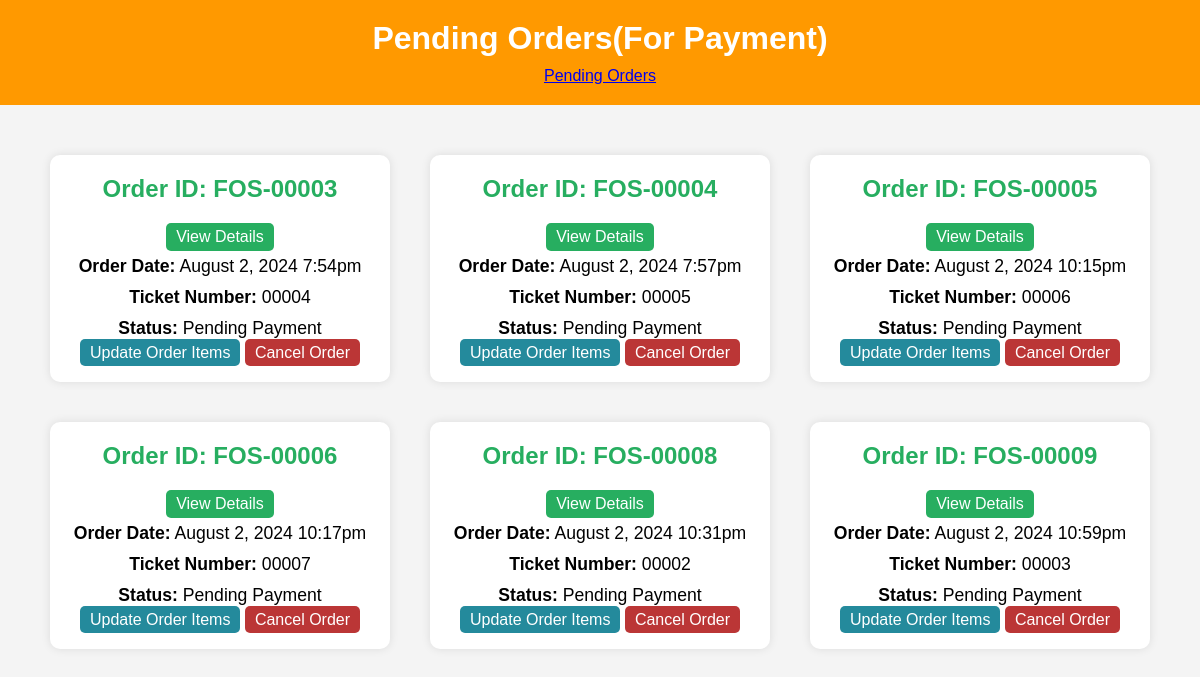
Screenshot of /cashier/pending_orders.php with the database file from the repository.
### tables this page shows
CREATE TABLE `orders` (
  `id` int(11) NOT NULL,
  `total_amount` decimal(10,2) NOT NULL,
  `ticket_number` varchar(5) NOT NULL,
  `order_date` datetime NOT NULL DEFAULT current_timestamp(),
  `status` enum('pending payment','pending','completed','canceled') NOT NULL DEFAULT 'pending payment'
);

### cashier/pending_orders.php (the view, shortened to what this page needs)
<?php
require '../connection.php';
$sql = "SELECT * FROM orders WHERE status = 'pending payment'  ORDER BY order_date ASC";
$stmt = $pdo->prepare($sql);
$stmt->execute();
$pendingOrders = $stmt->fetchAll(PDO::FETCH_ASSOC);
function generateOrderNumber($orderId) {
    $prefix = 'FOS-';
    $paddedNumber = str_pad($orderId, 5, '0', STR_PAD_LEFT);
    $orderNumber = $prefix . $paddedNumber;
    return $orderNumber;
}
?>
<!DOCTYPE html>
<html lang="en">
<head>
    <link rel="stylesheet" href="../style.css">
</head>
<body>
    <header>
        <h1>Pending Orders(For Payment)</h1><a href="to_serve.php">Pending Orders</a>
    </header>
    <main class="pending-orders-container">
        <?php if ($pendingOrders): ?>
            <?php
                foreach ($pendingOrders as $order):
                $orderDate = new DateTime($order['order_date']);
                $formattedDate = $orderDate->format('F j, Y g:ia');
            ?>
                <div class="order-tile">
                    <h2>Order ID:  <?php   echo generateOrderNumber(htmlspecialchars($order['id'])); ?>
                    </h2>
                    <a href="order_details.php?order_id=<?php echo htmlspecialchars($order['id']); ?>" class="view-details-btn">View Details</a>
                    <p><strong>Order Date:</strong> <?php echo htmlspecialchars($formattedDate); ?></p>
                    <p><strong>Ticket Number:</strong> <?php echo htmlspecialchars($order['ticket_number']); ?></p>
                    <p class="order-status"><strong>Status:</strong> <?php echo htmlspecialchars($order['status']); ?></p>
                    <div class="pending-order-buttons">
                        <a href="update_order.php?order_id=<?php echo htmlspecialchars($order['id']); ?>" class="update-details-btn">Update Order Items</a>
                        <a href="cancel_order.php?order_id=<?php echo htmlspecialchars($order['id']); ?>" class="cancel-details-btn">Cancel Order</a>
                    </div>
                        </div>
            <?php endforeach; ?>
        <?php else: ?>
            <p>No pending orders.</p>
        <?php endif; ?>
    </main>
</body>
</html>

### style.css (style rules this page uses)
body { font-family: Arial, sans-serif; background-color: #f4f4f4; margin: 0; padding: 0; display: flex; flex-direction: column; align-items: center; }
header { background-color: #ff9900; width: 100%; padding: 20px; text-align: center; color: white; margin-bottom: 20px; }
h1, h2 { margin: 0; padding-bottom: 10px; }
.pending-orders-container { display: flex; flex-wrap: wrap; justify-content: center; gap: 20px; padding: 20px; }
.order-tile { background-color: #fff; border-radius: 10px; box-shadow: 0 0 10px rgba(0, 0, 0, 0.1); padding: 20px; margin: 10px; flex: 1 1 calc(33% - 40px); max-width: 300px; display: flex; flex-direction: column; align-items: center; text-align: center; }
.order-tile h2 { font-size: 1.5em; margin: 0; padding-bottom: 10px; color: #27ae60; }
.order-tile p { margin: 5px 0; font-size: 1.1em; }
.pending-order-buttons { text-align: left; }
.view-details-btn { background-color: #27ae60; margin-top: 10px; color: white; border: none; padding: 5px 10px; border-radius: 5px; cursor: pointer; text-decoration: none; font-size: 1em; }
.update-details-btn { background-color: #248a9c; margin-top: 10px; color: white; border: none; padding: 5px 10px; border-radius: 5px; cursor: pointer; text-decoration: none; font-size: 1em; }
.cancel-details-btn { background-color: #bb3636; margin-top: 10px; color: white; border: none; padding: 5px 10px; border-radius: 5px; cursor: pointer; text-decoration: none; font-size: 1em; }
.order-status { text-transform: capitalize; }

### rows the page displays
orders: id "FOS-00003", order_date "August 2, 2024 7:54pm", ticket_number "00004", status "Pending Payment"
orders: id "FOS-00004", order_date "August 2, 2024 7:57pm", ticket_number "00005", status "Pending Payment"
orders: id "FOS-00005", order_date "August 2, 2024 10:15pm", ticket_number "00006", status "Pending Payment"
orders: id "FOS-00006", order_date "August 2, 2024 10:17pm", ticket_number "00007", status "Pending Payment"
orders: id "FOS-00008", order_date "August 2, 2024 10:31pm", ticket_number "00002", status "Pending Payment"
orders: id "FOS-00009", order_date "August 2, 2024 10:59pm", ticket_number "00003", status "Pending Payment"
